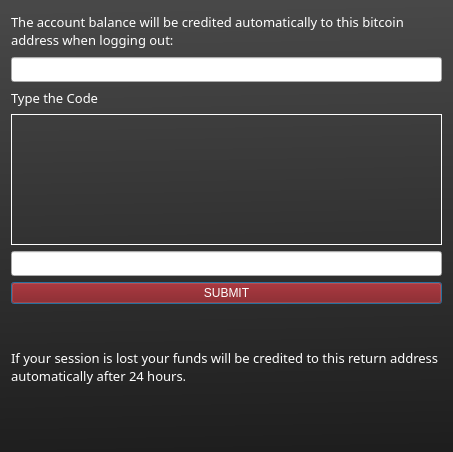
<?xml version="1.0" encoding="UTF-8"?>
<ui version="4.0">
 <class>Dialog</class>
 <widget class="QDialog" name="Dialog">
  <property name="geometry">
   <rect>
    <x>0</x>
    <y>0</y>
    <width>453</width>
    <height>452</height>
   </rect>
  </property>
  <property name="minimumSize">
   <size>
    <width>453</width>
    <height>452</height>
   </size>
  </property>
  <property name="maximumSize">
   <size>
    <width>693</width>
    <height>500</height>
   </size>
  </property>
  <property name="windowTitle">
   <string>Type Your BTC Address</string>
  </property>
  <property name="styleSheet">
   <string notr="true">#Dialog{
background-color: qlineargradient(spread:pad, x1:0.489, y1:0.0113636, x2:0.506, y2:1, stop:0 rgba(72, 72, 72, 255), stop:1 rgba(30, 30, 30, 255));
}</string>
  </property>
  <layout class="QGridLayout" name="gridLayout">
   <item row="1" column="0">
    <widget class="QLineEdit" name="lineEdit_btc_address">
     <property name="font">
      <font>
       <family>Montserrat</family>
       <pointsize>9</pointsize>
      </font>
     </property>
    </widget>
   </item>
   <item row="4" column="0">
    <widget class="QLineEdit" name="lineEdit_captcha">
     <property name="font">
      <font>
       <family>Montserrat</family>
       <pointsize>9</pointsize>
      </font>
     </property>
    </widget>
   </item>
   <item row="0" column="0">
    <widget class="QLabel" name="label">
     <property name="maximumSize">
      <size>
       <width>16777215</width>
       <height>40</height>
      </size>
     </property>
     <property name="font">
      <font>
       <family>Montserrat</family>
       <pointsize>10</pointsize>
       <weight>50</weight>
       <bold>false</bold>
      </font>
     </property>
     <property name="styleSheet">
      <string notr="true">color: white;</string>
     </property>
     <property name="text">
      <string>The account balance will be credited automatically to this bitcoin address when logging out:</string>
     </property>
     <property name="wordWrap">
      <bool>true</bool>
     </property>
    </widget>
   </item>
   <item row="5" column="0">
    <widget class="QPushButton" name="pushButton_submit">
     <property name="styleSheet">
      <string notr="true">color: white;
background-color: maroon;
font: 10pt &quot;Montserrat&quot;;</string>
     </property>
     <property name="text">
      <string>SUBMIT</string>
     </property>
    </widget>
   </item>
   <item row="3" column="0">
    <widget class="QLabel" name="label_captcha">
     <property name="styleSheet">
      <string notr="true">border: 1px solid white;</string>
     </property>
     <property name="text">
      <string/>
     </property>
    </widget>
   </item>
   <item row="6" column="0">
    <widget class="QLabel" name="label_2">
     <property name="font">
      <font>
       <family>Montserrat</family>
       <pointsize>10</pointsize>
       <weight>50</weight>
       <bold>false</bold>
      </font>
     </property>
     <property name="styleSheet">
      <string notr="true">color: white;</string>
     </property>
     <property name="text">
      <string>If your session is lost your funds will be credited to this return address automatically after 24 hours.
</string>
     </property>
     <property name="wordWrap">
      <bool>true</bool>
     </property>
    </widget>
   </item>
   <item row="2" column="0">
    <widget class="QLabel" name="label_3">
     <property name="maximumSize">
      <size>
       <width>16777215</width>
       <height>20</height>
      </size>
     </property>
     <property name="font">
      <font>
       <family>Montserrat</family>
       <pointsize>10</pointsize>
      </font>
     </property>
     <property name="styleSheet">
      <string notr="true">color: white;</string>
     </property>
     <property name="text">
      <string>Type the Code</string>
     </property>
    </widget>
   </item>
  </layout>
 </widget>
 <resources/>
 <connections/>
</ui>
